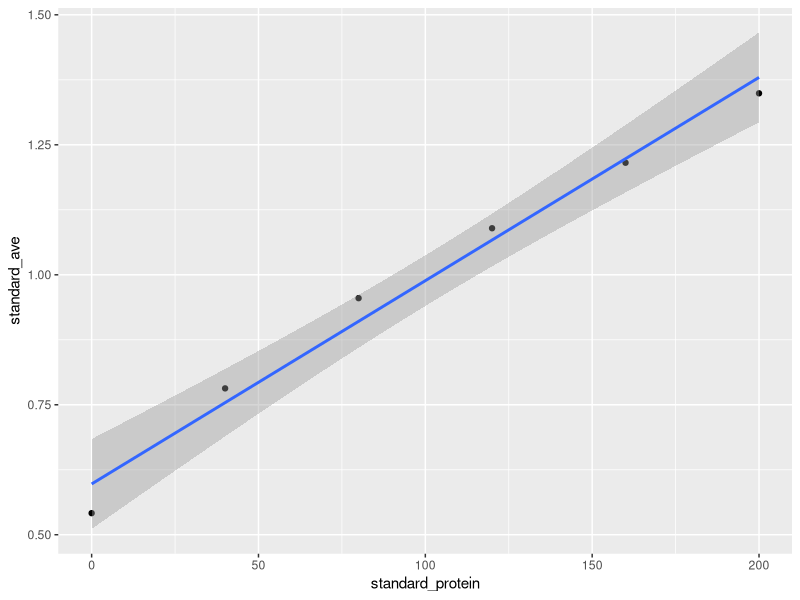

This chart was generated by the following R code:
library(readxl)
library(ggplot2)
all_data = read.csv("./data.csv")
standard_1 = unlist(all_data[1])
standard_2 = unlist(all_data[2])
standard_ave = (standard_1 + standard_2) / 2.0
standard_ave = head(standard_ave,-2)
test1 = unlist(all_data[3])
test2 = unlist(all_data[4])
test_ave = (test1 + test2) / 2.0


standard_protein = 200 * c(20,16,12,8,4,0) / 20

df = data.frame(standard_ave,standard_protein)

ggplot(df,aes(x=standard_protein,y=standard_ave))+geom_point()+geom_smooth(method = "lm")

l = lm(standard_ave~standard_protein,data = df)

summary(l)

k = coefficients(l)[2]
b = coefficients(l)[1]

test_ave = (test1 + test2) / 2
test_protein = (test_ave - b)/k

test_protein = test_protein * 20 / 5
